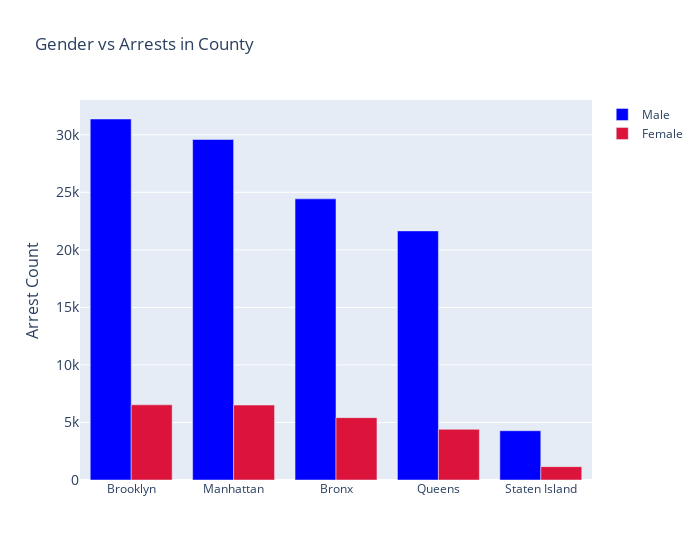

This figure's notebook cell:
### Markdown cell above
Plotting Arrest against Borough

### Code cell
color2 = ['crimson',] * 5
color1 = ['blue',] * 5
fig = go.Figure()
fig.add_trace(go.Bar(y = nyarrest[nyarrest.Sex == 'M' ].Borough.value_counts().tolist(),
                     x= nyarrest[nyarrest.Sex == 'M' ].Borough.value_counts().index.tolist(),
                     marker_color = color1, name = 'Male'
                    )
               )
fig.add_trace(go.Bar(y = nyarrest[nyarrest.Sex == 'F' ].Borough.value_counts().tolist(),
                     x= nyarrest[nyarrest.Sex == 'F' ].Borough.value_counts().index.tolist(),
                     marker_color = color2, name = 'Female' )
               )
fig.update_layout(title = 'Gender vs Arrests in County',
                 yaxis=dict(title='Arrest Count',
                            titlefont_size=16,
                            tickfont_size=14),
                  width = 700)

### Figure 1 — Plotly figure (JSON) as saved in the notebook; plotly's stock layout.template omitted (floating-point values rounded to 4 significant figures)
{"data": [{"marker": {"color": ["blue", "blue", "blue", "blue", "blue"]}, "name": "Male", "type": "bar", "x": ["Brooklyn", "Manhattan", "Bronx", "Queens", "Staten Island"], "y": [31372, 29590, 24432, 21649, 4281]}, {"marker": {"color": ["crimson", "crimson", "crimson", "crimson", "crimson"]}, "name": "Female", "type": "bar", "x": ["Brooklyn", "Manhattan", "Bronx", "Queens", "Staten Island"], "y": [6534, 6510, 5420, 4400, 1161]}], "layout": {"title": {"text": "Gender vs Arrests in County"}, "width": 700, "yaxis": {"tickfont": {"size": 14}, "title": {"font": {"size": 16}, "text": "Arrest Count"}}}}
